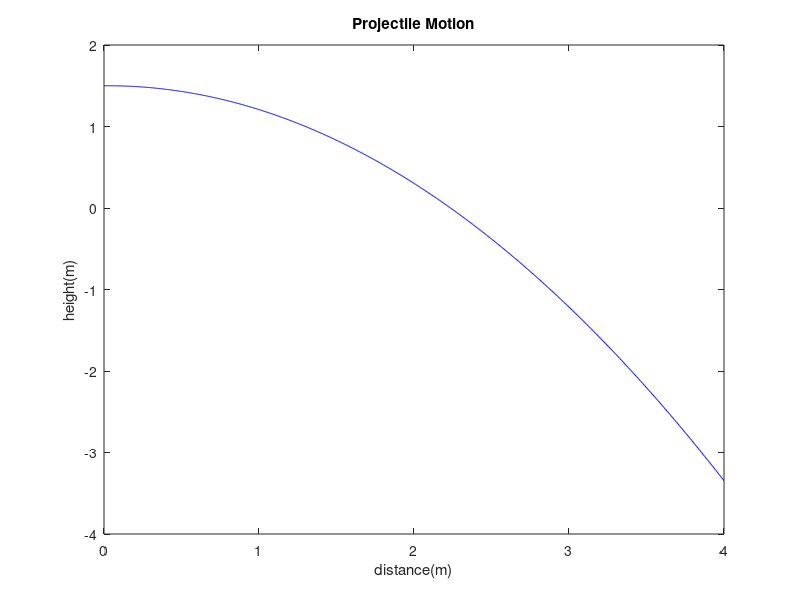

Source code (MATLAB):
clc
clear
%release
h = 1.5; %m
g = 9.8; %m/s^2
v = 4; %m/s
theta = pi*45/180; %degree
timeVec = linspace(0,1,1000);
x = v*cos(theta*pi/180).*timeVec;
y = h + v*sin(theta*pi/180).*timeVec - g/2.*(timeVec.^2);
ind = find (y < 0,1);
value = ['The ball hits the ground at a distance of ', x(ind), 'meters']
disp(value)
figure
plot(x,y,'b')
xlabel('distance(m)');
ylabel('height(m)');
title('Projectile Motion');
hold on
ground = 0:max(x)/100:max(x)
plot(ground,0,'k-.')